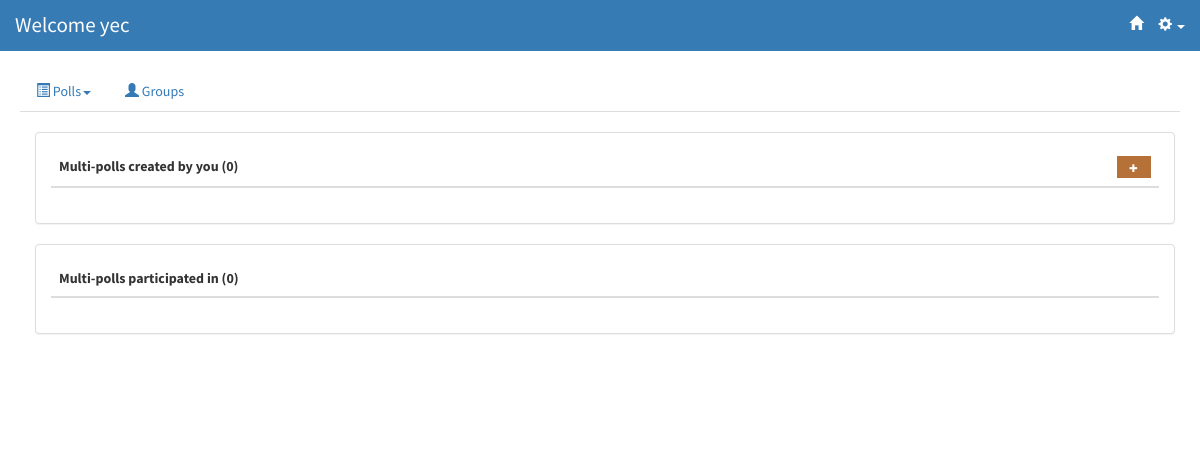
/polls/m_polls (signed in), run on an earlier commit of the app's database.
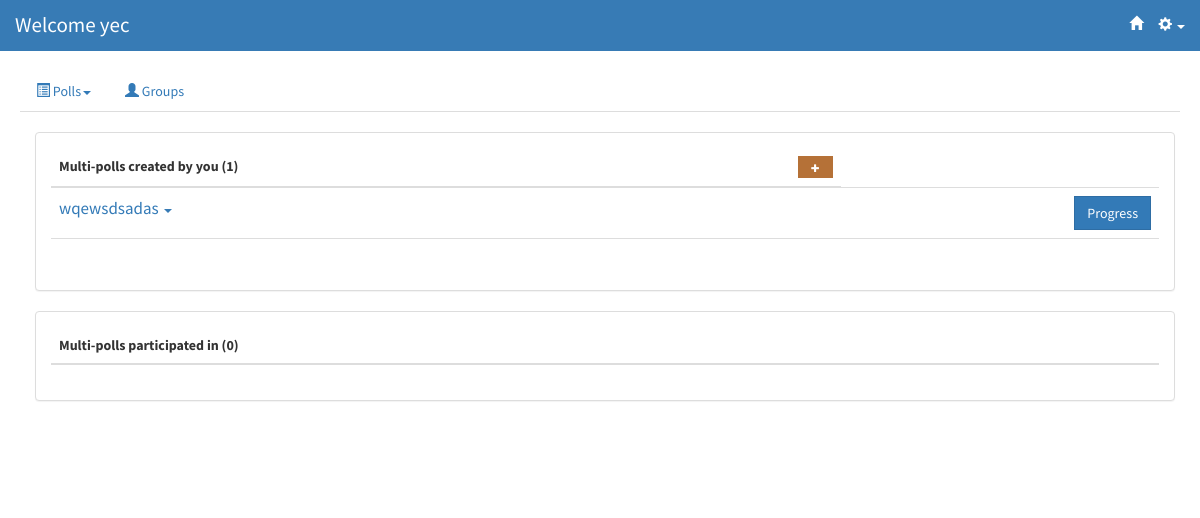
And on a later commit of the database.
### multipolls/models.py (models this page shows, shortened)
@python_2_unicode_compatible
class MultiPoll(models.Model):
    number = models.IntegerField(default=1)
    title = models.CharField(max_length=20)
    description = models.CharField(max_length=500)
    owner = models.ForeignKey(User,related_name='owner')
    questions = models.ManyToManyField(Question, through='MultiPollQuestion', through_fields=('multipoll','question'))
    voters = models.ManyToManyField(User, related_name='multipoll_participated')
    pos = models.IntegerField(default=0)
    status = models.IntegerField(default=0)

### polls/views.py (the view)
class MultiPollsView(generic.ListView):
    template_name = 'polls/m_polls.html'
    context_object_name = 'question_list'
    def get_queryset(self):
        return Question.objects.all()
    def get_context_data(self, **kwargs):
        ctx = super(MultiPollsView, self).get_context_data(**kwargs)
        ctx['multipolls_created'] = reverseListOrder(MultiPoll.objects.filter(owner = self.request.user))
        ctx['multipolls_participated'] = reverseListOrder(self.request.user.multipoll_participated.exclude(owner = self.request.user))
        return ctx

### polls/views.py (called while the page is built)
def reverseListOrder(query):
    listQuery = list(query)
    listQuery.reverse()
    return listQuery

### polls/templates/polls/m_polls.html (shortened to what this page needs)
{% extends 'polls/base.html' %}
{% block content %}
<br/>
<div class="container">
<div name="created" class="panel panel-default">
    <div class="panel-body">
        <table style = "width:100%;border-collapse:collapse;" class="table" name="created">
            <thead>
                <tr>
                    <th>
                        Multi-polls created by you ({{ multipolls_created|length }})
                        <a href="{% url 'multipolls:AddStep1' %}" style='font-size:60%; float:right;' class="btn btn-yellow">
                            <span class="glyphicon glyphicon-plus"></span>
                        </a>
                    </th>
                </tr>
            </thead>
            {% for mpoll in multipolls_created %}
            <tbody>
                <tr style = "margin:0; padding:0" data-toggle="collapse" data-target="#{{ mpoll.id }}" class="accordion-toggle">
                    <td>
                        <a href="{%url 'multipolls:mpollinfo' mpoll.id %}"  data-toggle="tooltip" data-placement="right" title="Description: {%if mpoll.description %} {{mpoll.description}} {%else%} None. {%endif%}">
                        <span style= "padding-top:0;padding-bottom:0;margin-top:0;margin-bottom:0; font-size:17px;">
                            {{ mpoll.title }}
                        </span></a>
                        <span href="#collapse{{ forloop.counter }}" class="caret" style="color:#377BB5;"></span>
                    </td>
                    {% if mpoll.status == 0 %}
                    <td>
                        <div class="start-icon">
                            <i class="fa fa-play" aria-hidden="true" data-toggle="modal" data-target="#confirm-startmpoll{{ mpoll.id }}"></i>
                        </div>
                    </td>
                    <td>
                    <div class="modal fade" id="confirm-startmpoll{{ mpoll.id }}" tabindex="-1" role="dialog" aria-labelledby="myModalLabel" aria-hidden="true">
                        <div class="modal-dialog">
                            <div class="modal-content">
                                <div class="modal-header">
                                    Confirm Start Multi-Poll {{ mpoll.title }}
                                </div>
                                <div class="modal-body">
                                    Are you sure you want to start multi-poll {{ mpoll.title }}? Once a poll is started, you cannot modify the settings or remove voters.
                                </div>
                                <div class="modal-footer">
                                    <a href="{% url 'multipolls:start' mpoll.id %}">
                                        <button type="button" class="btn-large btn-success btn-ok">
                                            Yes
                                        </button>
                                    </a>
                                    <button type="button" class="btn-large btn-default" data-dismiss="modal">
                                        Cancel
                                    </button>
                                </div>
                            </div>
                        </div>
                    </div>
                    </td>
                    {% elif mpoll.status != mpoll.number|add:"1" %}
                        <td>
                            <a href="{% url 'multipolls:progress' mpoll.id %}">
                                <span class="btn btn-primary" style = "float:right">Progress</span>
                            </a>
                        </td>
                    {% endif %}
                </tr>
                <tr>
                    <td colspan="12" class="hiddenRow">
                    </td>
                </tr>
            </tbody>
            {% endfor %}
        </table>
     </div>
</div>
<div name="participated" class="panel panel-default">
    <div class="panel-body">
    <table style = "width:100%;" class="table" name="participated">
        <thead>
            <tr>
                <th>
                    Multi-polls participated in ({{ multipolls_participated|length }})
                </th>
            </tr>
        </thead>
    </table>
    </div>
</div>
</div>
{% endblock %}

### polls/templates/polls/base.html (shortened to what this page needs)
{% load staticfiles %}
<html>
	<head>
    <link rel="stylesheet" href="https://maxcdn.bootstrapcdn.com/bootstrap/3.3.6/css/bootstrap.min.css" />
    <link rel="stylesheet" type="text/css" href="{% static 'css/stylish-portfolio.css' %}" />
    <link rel="stylesheet" type="text/css" href="{% static 'css/shared.css' %}"/>
    <link href="https://cdnjs.cloudflare.com/ajax/libs/select2/4.0.3/css/select2.min.css" rel="stylesheet" />
	</head>
	<body>
                {% if user.is_authenticated %}
				 <nav class="navbar navbar-default navbar-fixed-top" style="background-color:#377BB5; border-color: transparent;">
                {% else %}
                 <nav class="navbar navbar-default navbar-fixed-top" style="background-color:transparent; border-color: transparent;">
                {%endif%}
					{% if request.flavour == "mobile" %}
					<div style = "margin-left: 20px; margin-right: 20px;">
				    {% else %}
				    <div class="container-fluid">
				    {% endif %}
                        <div class="navbar-header" style = "overflow: hidden;float:left;">
                            <a class="navbar-brand" href="/polls/" style ="font-size: 150%;
                            {% if user.is_authenticated %}
                            color:white;
                            {%else%}
                            color:black;
                            {% endif %}">
                                <span> Welcome
                                {% if user.is_authenticated %}
                                {% if request.user.first_name == "" %}
                                {{ request.user.username }}
                                {% endif %}
                                {% endif %} </span></a>
                           </div>
							{% if user.is_authenticated %}
							<ul class="nav navbar-nav navbar-right" style = "float:right;display:inline;">
                                <li style = "display:inline;"><a href="{% url 'polls:index' %}" style="color:white;"><span class="glyphicon navbar-right glyphicon-home"></span></a></li>
								<li class="dropdown" style = "float:auto;display:inline;">
									<a class="dropdown-toggle" data-toggle="dropdown" style="color:white;"> <span class="glyphicon glyphicon-cog"> </span> <span class="caret"></span> </a>
								</li>
							</ul>
							{% endif %}
						</div>
				</nav>
            {% if user.is_authenticated %}
				<div class="container-fluid" style="padding: 70px 20px;">
                    <ul class="nav nav-tabs">
                    <li role="presentation" class="dropdown">
                        <a class="dropdown-toggle" data-toggle="dropdown"  role="button" aria-haspopup="true" aria-expanded="false">
                        <span class="glyphicon glyphicon-list-alt"></span> Polls<span class="caret"></span>
                        </a>
                    </li>
                            <li><a href="{% url 'groups:index' %}"><span class="glyphicon glyphicon-user"></span> Groups</a></li>
                    </ul>
            {% else %}
                <div name="MainPage">
            {% endif %}
            {% block content %}
            {% endblock %}
              	</div>
	</body>
</html>

### static/css/stylish-portfolio.css (style rules this page uses)
html, body { width: 100%; height: 100%; }
body { font-family: "Source Sans Pro","Helvetica Neue",Helvetica,Arial,sans-serif; }
.btn-yellow { color: white; background-color: #b57137; }
.btn-yellow span { color:white; }

### static/css/shared.css (style rules this page uses)
* { font-size: 100%; }
a { font-size: 100%; text-decoration: none !important; }
div { font-size:100% !important; }

### polls/templates/polls/base.html (style rules this page uses)
.btn { border-radius:0; }

What changed in the data, as far as the page shows it:
added MultiPoll: title "wqewsdsadas", status "Progress"
Also different on the page:
{{ multipolls_created|length }}: "0" → "1"
